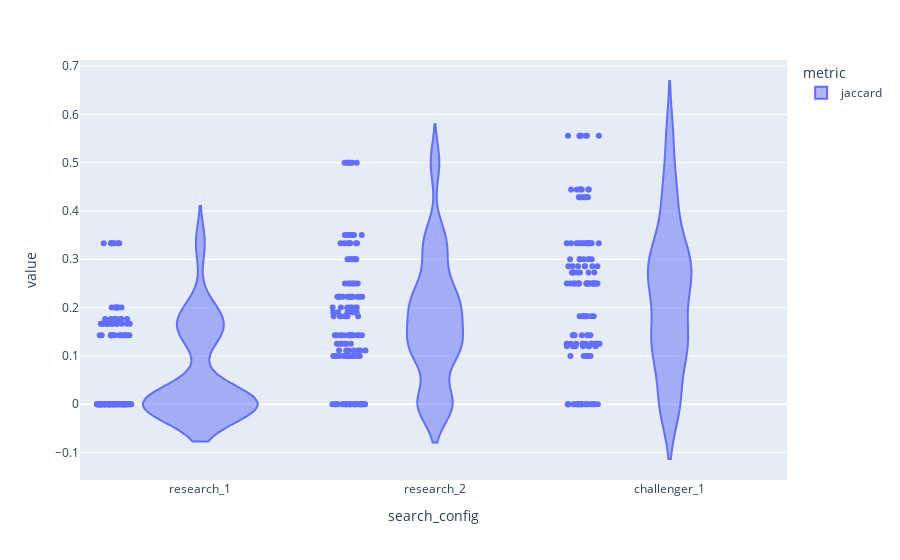

The notebook cell saved with this chart:
### Code cell
sel = df_metrics.search_config.isin(["research_1", "research_2", "challenger_1"])
sel = sel & (df_metrics.metric.isin(["jaccard"]))
df = df_metrics[sel]
df = df[["value", "metric", "search_config", "query", "datetime"]]

fig = px.violin(df, y="value", x="search_config", points="all", color="metric", hover_data=df.columns)
fig

### Figure 1 — Plotly figure (JSON) as saved in the notebook; plotly's stock layout.template omitted (floating-point values rounded to 4 significant figures; data arrays with more than 128 entries replaced by an {"elided": "..."} marker saying what was removed)
{"data": [{"alignmentgroup": "True", "box": {"visible": false}, "customdata": {"elided": "420x3 str values"}, "hovertemplate": "metric=%{customdata[0]}<br>search_config=%{x}<br>value=%{y}<br>query=%{customdata[1]}<br>datetime=%{customdata[2]}<extra></extra>", "legendgroup": "jaccard", "marker": {"color": "#636efa"}, "name": "jaccard", "offsetgroup": "jaccard", "orientation": "v", "points": "all", "scalegroup": "True", "showlegend": true, "type": "violin", "x": {"elided": "420 str values"}, "x0": " ", "xaxis": "x", "y": {"elided": "420 float values"}, "y0": " ", "yaxis": "y"}], "layout": {"legend": {"title": {"text": "metric"}, "tracegroupgap": 0}, "margin": {"t": 60}, "violinmode": "group", "xaxis": {"anchor": "y", "domain": [0, 1], "title": {"text": "search_config"}}, "yaxis": {"anchor": "x", "domain": [0, 1], "title": {"text": "value"}}}}
